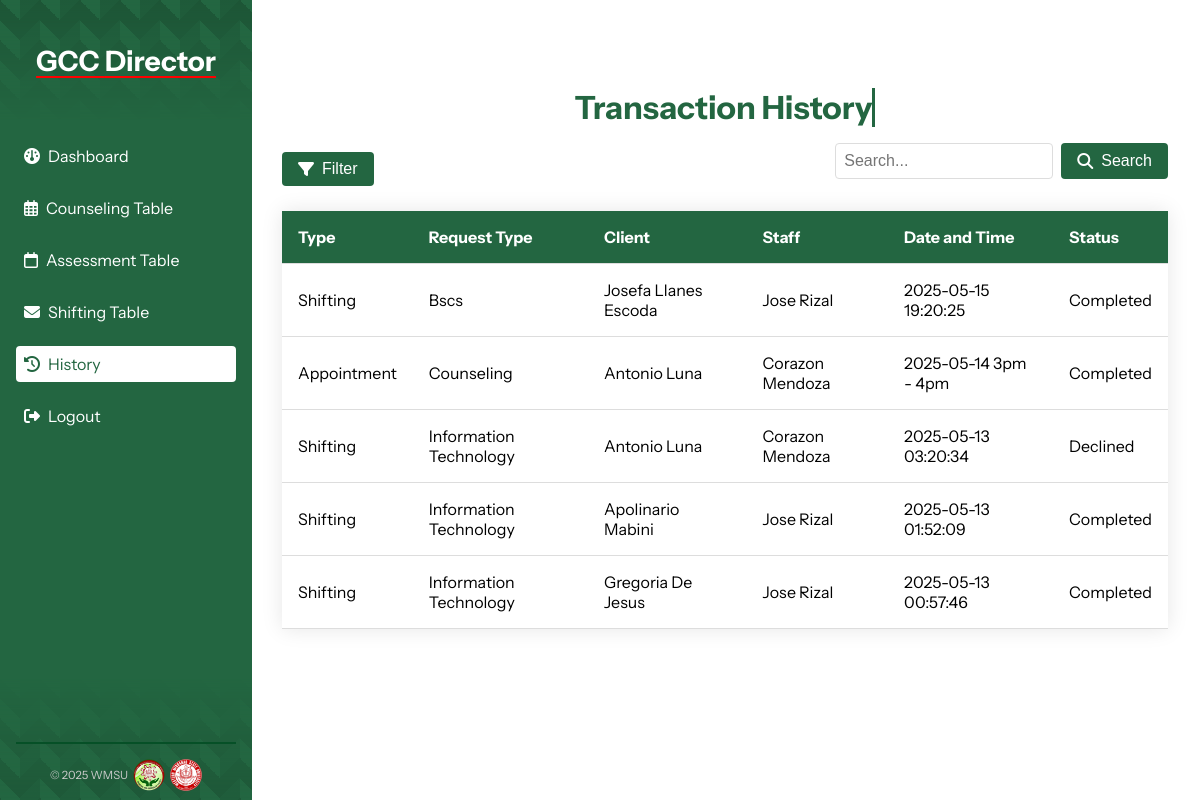
The app's page /users/director/director-history.php (signed in) with its own data.
### tables this page shows
CREATE TABLE `shifting` (
  `id` int(11) NOT NULL,
  `first_name` varchar(100) NOT NULL,
  `middle_name` varchar(100) DEFAULT NULL,
  `last_name` varchar(100) NOT NULL,
  `current_course` varchar(255) NOT NULL DEFAULT 'None',
  `wmsu_id` varchar(255) NOT NULL,
  `user_id` int(11) NOT NULL,
  `course_to_shift` varchar(100) NOT NULL,
  `reason_to_shift` longtext NOT NULL,
  `picture` varchar(255) DEFAULT NULL,
  `grades` varchar(255) DEFAULT NULL,
  `cor` varchar(255) DEFAULT NULL,
  `cet_result` varchar(255) DEFAULT NULL,
  `status` enum('pending','approved','declined','evaluated','completed','rejected') DEFAULT 'pending',
  `approved_by` int(11) DEFAULT NULL,
  `submitted_at` datetime DEFAULT current_timestamp(),
  `created_at` timestamp NULL DEFAULT current_timestamp()
);

CREATE TABLE `users` (
  `id` int(11) NOT NULL,
  `first_name` varchar(100) DEFAULT NULL,
  `middle_name` varchar(100) DEFAULT NULL,
  `last_name` varchar(100) DEFAULT NULL,
  `school` varchar(100) DEFAULT NULL,
  `course_grade` varchar(100) DEFAULT NULL,
  `sex` varchar(50) DEFAULT NULL,
  `age` int(11) DEFAULT NULL,
  `role` enum('Admin','Staff','Director','Faculty','High School Student','Faculty','Outside Client','College Student') NOT NULL,
  `contact_number` varchar(50) DEFAULT NULL,
  `address` text DEFAULT NULL,
  `civil_status` varchar(50) DEFAULT NULL,
  `occupation` varchar(100) DEFAULT NULL,
  `wmsu_id` varchar(20) DEFAULT NULL,
  `email` varchar(100) DEFAULT NULL,
  `password` varchar(255) DEFAULT NULL
);

CREATE TABLE `appointments` (
  `appointment_id` int(11) NOT NULL,
  `client_id` int(11) NOT NULL,
  `appointment_type` enum('counseling','assessment') NOT NULL,
  `requested_date` date NOT NULL,
  `requested_time` enum('8am - 9am','9am - 10am','10am - 11am','2pm - 3pm','3pm - 4pm','4pm - 5pm') NOT NULL,
  `status` enum('pending','approved','rescheduled','evaluated','completed','cancelled','declined') DEFAULT 'pending',
  `Staff_id` int(11) DEFAULT NULL,
  `Director_id` int(11) DEFAULT NULL,
  `created_at` timestamp NULL DEFAULT current_timestamp()
);

### users/director/director-history.php (the view, shortened to what this page needs)
<?php
require_once('../../database/database.php');
function capitalizeWords($str) {
    $str = ucwords(strtolower($str));
    $specialCases = [
        'rescheduled' => 'Rescheduled',
        'evaluated' => 'Evaluated',
        'completed' => 'Completed',
        'approved' => 'Approved',
        'declined' => 'Declined',
        'rejected' => 'Rejected',
        'counseling' => 'Counseling',
        'assessment' => 'Assessment',
        'shifting' => 'Shifting'
    ];
    foreach ($specialCases as $lower => $proper) {
        if (strtolower($str) === strtolower($lower)) {
            return $proper;
        }
    }
    return $str;
}
$searchTerm = $_GET['search'] ?? '';
$sql = "
    SELECT
        'Appointment' AS type,
        a.appointment_type,
        u.first_name AS client_first_name,
        u.last_name AS client_last_name,
        staff.first_name AS staff_first_name,
        staff.last_name AS staff_last_name,
        a.requested_date,
        a.requested_time,
        a.status,
        a.created_at
    FROM appointments a
    JOIN users u ON a.client_id = u.id
    LEFT JOIN users staff ON a.Staff_id = staff.id
    WHERE a.status IN ('evaluated', 'rescheduled', 'completed', 'declined')
";
$shiftingSql = "
    SELECT
        'Shifting' AS type,
        s.course_to_shift AS appointment_type,
        s.first_name AS client_first_name,
        s.last_name AS client_last_name,
        staff.first_name AS staff_first_name,
        staff.last_name AS staff_last_name,
        s.submitted_at AS requested_date,
        '' AS requested_time,
        s.status,
        s.created_at
    FROM shifting s
    LEFT JOIN users staff ON s.approved_by = staff.id
    WHERE s.status IN ('evaluated', 'declined', 'completed', 'rejected')
";
$parameters = [];
$shiftingParameters = [];
$sql .= " ORDER BY a.created_at DESC";
$shiftingSql .= " ORDER BY s.created_at DESC";
try {
    $stmt = $pdo->prepare($sql);
    $stmt->execute($parameters);
    $appointmentResults = $stmt->fetchAll(PDO::FETCH_ASSOC);
    $shiftingStmt = $pdo->prepare($shiftingSql);
    $shiftingStmt->execute($shiftingParameters);
    $shiftingResults = $shiftingStmt->fetchAll(PDO::FETCH_ASSOC);
    $results = array_merge($appointmentResults, $shiftingResults);
    usort($results, function($a, $b) {
        return strtotime($b['created_at']) - strtotime($a['created_at']);
    });
} catch (PDOException $e) {
    echo "Error: " . $e->getMessage();
    exit();
}
?>
<!DOCTYPE html>
<html>
<head>
    <link rel="stylesheet" type="text/css" href="css/director-history.css">
</head>
<body>
    <div class="sidebar">
        <div class="sidebar-header">
            <h3 style="text-decoration: underline; text-decoration-color: red; text-underline-offset: 0.3125rem;">GCC <?php echo $_SESSION['role']; ?></h3>
        </div>
        <div class="menu-items">
            <a href="director-dashboard.php"><i class="fa-solid fa-gauge"></i> Dashboard</a>
            <a href="director-counseling.php"><i class="fa-regular fa-calendar-days"></i>Counseling Table</a>
            <a href="director-assessment.php"><i class="fa-regular fa-calendar"></i> Assessment Table</a>
            <a href="director-shifting.php"><i class="fa-solid fa-envelope"></i> Shifting Table</a>
            <a href="director-history.php" style="background-color: rgb(255, 255, 255); color: #236641;"><i class="fa fa-history"></i> History</a>
            <a href="../../auth/sign-out.php"><i class="fa-solid fa-sign-out-alt"></i> Logout</a>
        </div>
        <div class="sidebar-footer">
            <small>© 2025 WMSU </small>
            <img src="/gcc/img/gcc-logo.png" alt="GCC Logo" style="vertical-align: middle; width: 2rem; height: 2rem;">
            <img src="/gcc/img/wmsu-logo.png" alt="WMSU Logo" style="vertical-align: middle; width: 2rem; height: 2rem;">
        </div>
    </div>
    <div class="main-content">
        <div class="container">
            <div class="typing-container">
                <span class="typing-text">Transaction History</span>
            </div>
            <div class="filter-container">
                <button id="filter-button" class="filter-btn">
                    <i class="fas fa-filter"></i> Filter
                </button>
                <div class="search-container">
                    <form id="search-form" method="GET">
                        <input type="text" name="search" placeholder="Search..." value="<?php echo htmlspecialchars($searchTerm); ?>">
                        <button type="submit"><i class="fas fa-search"></i> Search</button>
                    </form>
                </div>
            </div>
            <table class="history-table">
                <thead>
                    <tr>
                        <th>Type</th>
                        <th>Request Type</th>
                        <th>Client</th>
                        <th>Staff</th>
                        <th>Date and Time</th>
                        <th>Status</th>
                    </tr>
                </thead>
                <tbody>
                    <?php foreach ($results as $row): ?>
                        <tr>
                            <td><?php echo capitalizeWords(htmlspecialchars($row['type'])); ?></td>
                            <td><?php echo capitalizeWords(htmlspecialchars($row['appointment_type'])); ?></td>
                            <td><?php echo capitalizeWords(htmlspecialchars($row['client_first_name'] . " " . $row['client_last_name'])); ?></td>
                            <td><?php
                                if ($row['staff_first_name'] && $row['staff_last_name']) {
                                    echo capitalizeWords(htmlspecialchars($row['staff_first_name'] . " " . $row['staff_last_name']));
                                } else {
                                    echo "Not Assigned";
                                }
                            ?></td>
                            <td><?php echo htmlspecialchars($row['requested_date'] . " " . $row['requested_time']); ?></td>
                            <td><?php echo capitalizeWords(htmlspecialchars($row['status'])); ?></td>
                        </tr>
                    <?php endforeach; ?>
                </tbody>
            </table>
        </div>
    </div>
</body>
</html>

### users/director/css/director-history.css (style rules this page uses)
html, body { height: 100%; margin: 0; padding: 0; overflow-x: hidden; }
body { display: flex; flex-direction: column; min-height: 100vh; font-family: "Instrument Sans", sans-serif; margin: 0; padding: 0; }
.main-content { flex-grow: 1; }
.sidebar { position: fixed; top: 0; left: 0; width: 13.75rem; height: 100%; background-color: #236641; color: white; display: flex; flex-direction: column; padding: 1rem; z-index: 1000; }
.sidebar-header::before { content: ""; position: absolute; top: 0; left: 0; width: 100%; height: 14.5%; background-color: #17442b; background: linear-gradient(135deg, #23664155 25%, transparent 25%) -20px 0/40px 40px, linear-gradient(225deg, #236641 25%, transparent 25%) -20px 0/40px 40px, linear-gradient(315deg, #23664155 25%, transparent 25%) 0px 0/40px 40px, linear-gradient(45deg, #236641 25%, #17442b 25%) 0px 0/40px 40px; opacity: 0.5; z-index: -1; pointer-events: none; mask-image: linear-gradient(to bottom, rgba(0,0,0,1), rgba(0,0,0,0)); -webkit-mask-image: linear-gradient(to bottom, rgba(0,0,0,1), rgba(0,0,0,0)); }
.sidebar-header { font-size: 1.5rem; font-weight: bold; margin-bottom: 1rem; text-align: center; color: #ffffff; }
.sidebar-footer { display: flex; align-items: center; justify-content: center; gap: 0.3125rem; padding: 0.9375rem 1.5625rem 1.5625rem 1.5625rem; border-top: 0.125rem solid #065027; color: #ccc; font-size: 0.85rem; }
.sidebar-footer::before { content: ""; position: absolute; bottom: 0; left: 0; width: 100%; height: 18.5%; background-color: #17442b; background: linear-gradient(135deg, #23664155 25%, transparent 25%) -20px 0/40px 40px, linear-gradient(225deg, #236641 25%, transparent 25%) -20px 0/40px 40px, linear-gradient(315deg, #23664155 25%, transparent 25%) 0px 0/40px 40px, linear-gradient(45deg, #236641 25%, #17442b 25%) 0px 0/40px 40px; opacity: 0.5; z-index: -1; pointer-events: none; mask-image: linear-gradient(to top, rgba(0, 0, 0, 1), rgba(0, 0, 0, 0)); -webkit-mask-image: linear-gradient(to top, rgba(0, 0, 0, 1), rgba(0, 0, 0, 0)); }
.sidebar-footer img { width: 2rem; height: 2rem; object-fit: contain; }
.sidebar .menu-items a { text-decoration: none; color: white; font-size: 1rem; margin: 1rem 0; display: flex; align-items: center; gap: 0.5rem; padding: 0.5rem; border-radius: 0.25rem; transition: background-color 0.3s ease; }
.container { margin-left: 15.625rem; padding: 1rem; }
.main-content { padding: 1rem; }
.menu-items { flex-grow: 1; font-size: 1.25rem; font-weight: 400; }
.typing-container { margin: 2.5rem 0 0 0; padding: 1rem; text-align: center; }
.typing-text { font-size: 2rem; font-weight: bold; color: #236641; border-right: 0.2rem solid #236641; animation: typing 3.5s steps(40, end), blink-caret 0.75s step-end infinite; white-space: nowrap; overflow: hidden; }
.history-table { width: 100%; border-collapse: collapse; margin-top: 1rem; background-color: white; box-shadow: 0 0 20px rgba(0, 0, 0, 0.1); }
.history-table th, .history-table td { padding: 1rem; text-align: left; border-bottom: 1px solid #ddd; }
.history-table th { background-color: #236641; color: white; font-weight: bold; }
.filter-btn { padding: 0.5rem 1rem; background-color: #236641; color: white; border: none; border-radius: 4px; cursor: pointer; display: flex; align-items: center; gap: 0.5rem; font-size: 1rem; }
#search-form { display: flex; gap: 0.5rem; }
#search-form input[type="text"] { padding: 0.5rem; border: 1px solid #ddd; border-radius: 4px; font-size: 1rem; width: 200px; }
#search-form button { padding: 0.5rem 1rem; background-color: #236641; color: white; border: none; border-radius: 4px; cursor: pointer; display: flex; align-items: center; gap: 0.5rem; font-size: 1rem; }
.filter-container { display: flex; justify-content: space-between; align-items: center; margin-bottom: 1rem; }

### users/director/director-history.php (style rules this page uses)
.search-container { display: flex; justify-content: flex-end; margin-bottom: 1rem; }
.filter-container { display: flex; justify-content: space-between; margin-bottom: 1rem; }

### records on screen
shifting: type "Shifting", course_to_shift "Bscs", first_name+last_name "Josefa Llanes Escoda", approved_by.last_name "Jose Rizal", requested_time "2025-05-15 19:20:25", status "Completed"
appointments: type "Appointment", appointment_type "Counseling", client.last_name "Antonio Luna", Staff.last_name "Corazon Mendoza", requested_date+requested_time "2025-05-14 3pm - 4pm", status "Completed"
shifting: type "Shifting", course_to_shift "Information Technology", first_name+last_name "Antonio Luna", approved_by.last_name "Corazon Mendoza", requested_time "2025-05-13 03:20:34", status "Declined"
shifting: type "Shifting", course_to_shift "Information Technology", first_name+last_name "Apolinario Mabini", approved_by.last_name "Jose Rizal", requested_time "2025-05-13 01:52:09", status "Completed"
shifting: type "Shifting", course_to_shift "Information Technology", first_name+last_name "Gregoria De Jesus", approved_by.last_name "Jose Rizal", requested_time "2025-05-13 00:57:46", status "Completed"

### other values on screen
$_SESSION['role'] "Director"
